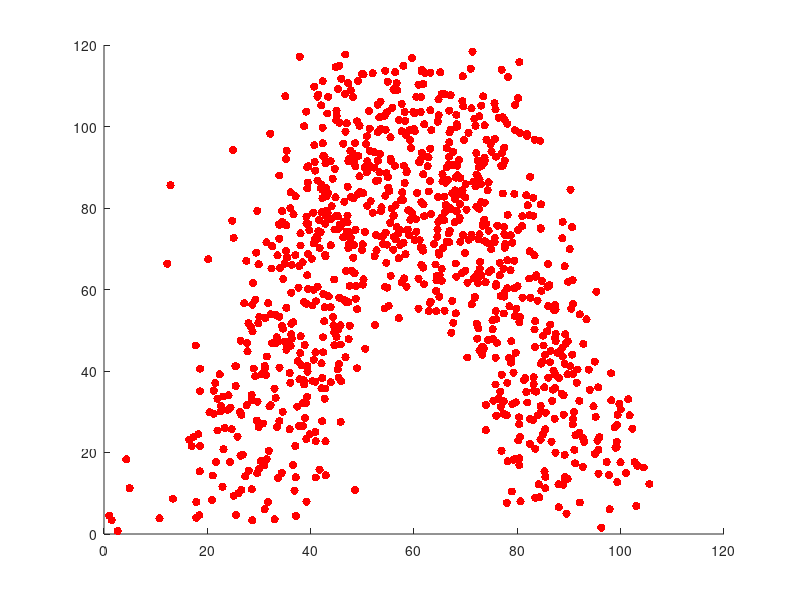

Reproduce this figure in MATLAB.
clear

[X,Y] = meshgrid(linspace(0, 100), linspace(0, 100));
X = X(:)';
Y = Y(:)';
P = [X ; Y];

k = randperm(length(P), 7500);
X(:, k) = [];
Y(:, k) = [];
P(:, k) = [];
P = P + rand(size(P)) * 20;
Q = rand([2 30]) * 100;

left_out  = 4 * (X - 10);
left_in   = 4 * (X - 25);
middle    = 50;
right_in  = -4 * (X - 75);
right_out = -4 * (X - 90);

left  = Y < left_out  & Y > left_in;
right = Y < right_out & Y > right_in;
tall  = Y < left_out & Y < right_out & Y > middle;


inside = left | right | tall;
figure
hold on

scatter(P(1, inside), P(2, inside), 'filled', 'MarkerFaceColor', 'red')
scatter(Q(1, :), Q(2, :),  'filled', 'MarkerFaceColor', 'red')

hold off